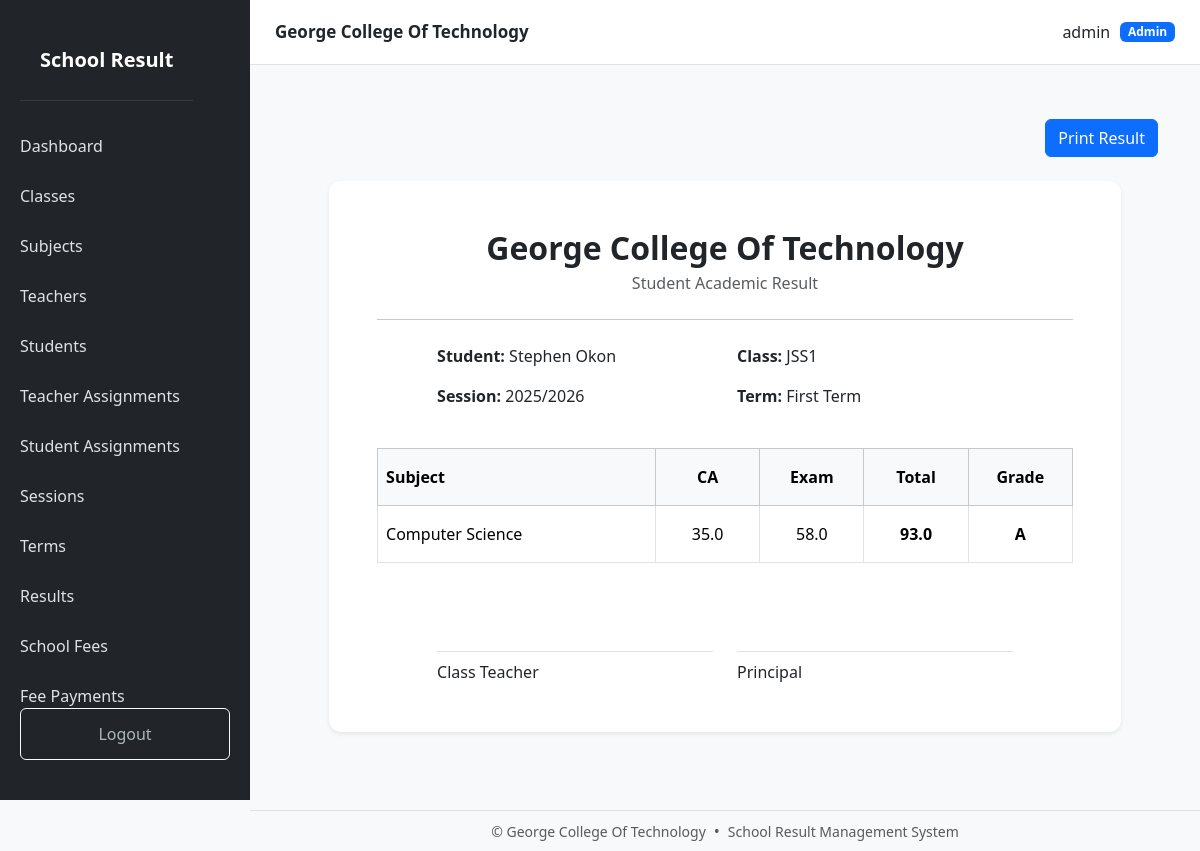
The page /results/1/print (signed in) on the database its author committed.
### models.py (models this page shows, shortened)
class User(UserMixin, db.Model):
    __tablename__ = "users"
    id = db.Column(
        db.Integer,
        primary_key=True
    )
    username = db.Column(
        db.String(100),
        unique=True,
        nullable=False
    )
    password_hash = db.Column(
        db.String(255),
        nullable=False
    )
    role = db.Column(
        db.String(20),
        nullable=False,
        default="student"
    )
    is_active = db.Column(
        db.Boolean,
        default=True
    )
    teacher = db.relationship(
        "Teacher",
        back_populates="user",
        uselist=False
    )
    student = db.relationship(
        "Student",
        back_populates="user",
        uselist=False
    )

class Student(db.Model):
    __tablename__ = "students"
    id = db.Column(
        db.Integer,
        primary_key=True
    )
    user_id = db.Column(
        db.Integer,
        db.ForeignKey("users.id"),
        unique=True,
        nullable=False
    )
    name = db.Column(
        db.String(150),
        nullable=False
    )
    parent_name = db.Column(
        db.String(150)
    )
    age = db.Column(
        db.Integer
    )
    phone = db.Column(
        db.String(30)
    )
    classroom_id = db.Column(
        db.Integer,
        db.ForeignKey("classrooms.id"),
        nullable=True
    )
    is_active = db.Column(
        db.Boolean,
        default=True
    )
    user = db.relationship(
        "User",
        back_populates="student"
    )
    classroom = db.relationship(
        "Classroom",
        back_populates="students"
    )
    results = db.relationship(
        "Result",
        back_populates="student",
        cascade="all, delete-orphan"
    )

class Classroom(db.Model):
    __tablename__ = "classrooms"
    id = db.Column(
        db.Integer,
        primary_key=True
    )
    name = db.Column(
        db.String(100),
        unique=True,
        nullable=False
    )
    created_at = db.Column(
        db.DateTime,
        server_default=db.func.now()
    )
    students = db.relationship(
        "Student",
        back_populates="classroom"
    )
    teacher_assignments = db.relationship(
        "TeacherAssignment",
        back_populates="classroom",
        cascade="all, delete-orphan"
    )
    results = db.relationship(
        "Result",
        back_populates="classroom"
    )

class SchoolSession(db.Model):
    __tablename__ = "school_sessions"
    id = db.Column(
        db.Integer,
        primary_key=True
    )
    year = db.Column(
        db.String(100),
        unique=True,
        nullable=False
    )
    created_at = db.Column(
        db.DateTime,
        server_default=db.func.now()
    )
    results = db.relationship(
        "Result",
        back_populates="session"
    )

class Term(db.Model):
    __tablename__ = "terms"
    id = db.Column(
        db.Integer,
        primary_key=True
    )
    name = db.Column(
        db.String(100),
        unique=True,
        nullable=False
    )
    created_at = db.Column(
        db.DateTime,
        server_default=db.func.now()
    )
    results = db.relationship(
        "Result",
        back_populates="term"
    )

class Subject(db.Model):
    __tablename__ = "subjects"
    id = db.Column(
        db.Integer,
        primary_key=True
    )
    name = db.Column(
        db.String(100),
        unique=True,
        nullable=False
    )
    created_at = db.Column(
        db.DateTime,
        server_default=db.func.now()
    )
    teacher_assignments = db.relationship(
        "TeacherAssignment",
        back_populates="subject",
        cascade="all, delete-orphan"
    )
    results = db.relationship(
        "Result",
        back_populates="subject"
    )

class Result(db.Model):
    __tablename__ = "results"
    id = db.Column(
        db.Integer,
        primary_key=True
    )
    student_id = db.Column(
        db.Integer,
        db.ForeignKey("students.id"),
        nullable=False
    )
    subject_id = db.Column(
        db.Integer,
        db.ForeignKey("subjects.id"),
        nullable=False
    )
    classroom_id = db.Column(
        db.Integer,
        db.ForeignKey("classrooms.id"),
        nullable=False
    )
    session_id = db.Column(
        db.Integer,
        db.ForeignKey("school_sessions.id"),
        nullable=False
    )
    term_id = db.Column(
        db.Integer,
        db.ForeignKey("terms.id"),
        nullable=False
    )
    ca_score = db.Column(
        db.Float,
        default=0
    )
    exam_score = db.Column(
        db.Float,
        default=0
    )
    student = db.relationship(
        "Student",
        back_populates="results"
    )
    subject = db.relationship(
        "Subject",
        back_populates="results"
    )
    classroom = db.relationship(
        "Classroom",
        back_populates="results"
    )
    session = db.relationship(
        "SchoolSession",
        back_populates="results"
    )
    term = db.relationship(
        "Term",
        back_populates="results"
    )
    __table_args__ = (
        db.UniqueConstraint(
            "student_id",
            "subject_id",
            "session_id",
            "term_id",
            name="unique_student_subject_session_term"
        ),
    )
    @property
    def total_score(self):
        return (
            self.ca_score +
            self.exam_score
        )

### routes/result.py (the view, shortened to what this page needs)
@result.route(
    "/<int:id>/print"
)
@login_required
def print_result(id):
    result_obj = db.get_or_404(
        Result,
        id
    )
    return render_template(
        "result/print.html",
        result=result_obj
    )

### templates/result/print.html (shortened to what this page needs)
{% extends "base.html" %}
{% block content %}
<div class="container-fluid py-4">
    <div class="d-flex justify-content-end mb-4 no-print">
        <button
            onclick="window.print()"
            class="btn btn-primary"
        >
            Print Result
        </button>
    </div>
    <div class="row justify-content-center">
        <div class="col-12 col-xl-11">
            <div class="card shadow-sm border-0">
                <div class="card-body p-5">
                    <div class="text-center mb-4">
                        <h2 class="fw-bold mb-1">
                            George College Of Technology
                        </h2>
                        <p class="text-muted mb-0">
                            Student Academic Result
                        </p>
                    </div>
                    <hr class="mb-4">
                    <div class="row justify-content-center mb-4">
                        <div class="col-md-10">
                            <div class="row">
                                <div class="col-md-6 mb-3">
                                    <strong>
                                        Student:
                                    </strong>
                                    {{ result.student.name }}
                                </div>
                                <div class="col-md-6 mb-3">
                                    <strong>
                                        Class:
                                    </strong>
                                    {% if result.classroom %}
                                        {{ result.classroom.name }}
                                    {% else %}
                                        -
                                    {% endif %}
                                </div>
                                <div class="col-md-6 mb-3">
                                    <strong>
                                        Session:
                                    </strong>
                                    {{ result.session.year }}
                                </div>
                                <div class="col-md-6 mb-3">
                                    <strong>
                                        Term:
                                    </strong>
                                    {{ result.term.name }}
                                </div>
                            </div>
                        </div>
                    </div>
                    <div class="table-responsive">
                        <table class="table table-bordered table-hover align-middle w-100">
                            <thead class="table-light">
                                <tr>
                                    <th class="py-3">
                                        Subject
                                    </th>
                                    <th
                                        class="text-center py-3"
                                        style="width: 15%;"
                                    >
                                        CA
                                    </th>
                                    <th
                                        class="text-center py-3"
                                        style="width: 15%;"
                                    >
                                        Exam
                                    </th>
                                    <th
                                        class="text-center py-3"
                                        style="width: 15%;"
                                    >
                                        Total
                                    </th>
                                    <th
                                        class="text-center py-3"
                                        style="width: 15%;"
                                    >
                                        Grade
                                    </th>
                                </tr>
                            </thead>
                            <tbody>
                                <tr>
                                    <td class="py-3">
                                        {{ result.subject.name }}
                                    </td>
                                    <td class="text-center py-3">
                                        {{ result.ca_score }}
                                    </td>
                                    <td class="text-center py-3">
                                        {{ result.exam_score }}
                                    </td>
                                    <td class="text-center py-3 fw-bold">
                                        {{ result.total_score }}
                                    </td>
                                    <td class="text-center py-3 fw-bold">
                                        {% if result.total_score >= 70 %}
                                            A
                                        {% elif result.total_score >= 60 %}
                                            B
                                        {% elif result.total_score >= 50 %}
                                            C
                                        {% elif result.total_score >= 45 %}
                                            D
                                        {% elif result.total_score >= 40 %}
                                            E
                                        {% else %}
                                            F
                                        {% endif %}
                                    </td>
                                </tr>
                            </tbody>
                        </table>
                    </div>
                    <div class="row justify-content-center mt-5">
                        <div class="col-md-10">
                            <div class="row">
                                <div class="col-md-6">
                                    <div class="border-top pt-2 mt-4">
                                        Class Teacher
                                    </div>
                                </div>
                                <div class="col-md-6">
                                    <div class="border-top pt-2 mt-4">
                                        Principal
                                    </div>
                                </div>
                            </div>
                        </div>
                    </div>
                </div>
            </div>
        </div>
    </div>
</div>
{% endblock %}

### templates/base.html (shortened to what this page needs)
<!DOCTYPE html>
<html lang="en">
<head>
    <link
        href="https://cdn.jsdelivr.net/npm/bootstrap@5.3.3/dist/css/bootstrap.min.css"
        rel="stylesheet"
    >
    <link
        rel="stylesheet"
        href="{{ url_for('static', filename='css/style.css') }}"
    >
</head>
<body>
{% if current_user.is_authenticated %}
<div
    class="sidebar"
    id="sidebar"
>
    <div class="sidebar-header">
        <div class="brand">
            School Result
        </div>
    </div>
    {% if current_user.role == "admin" %}
        <a href="{{ url_for('dashboard.index') }}">
            Dashboard
        </a>
        <a href="{{ url_for('classroom.list_classrooms') }}">
            Classes
        </a>
        <a href="{{ url_for('subject.list_subjects') }}">
            Subjects
        </a>
        <a href="{{ url_for('teacher.list_teachers') }}">
            Teachers
        </a>
        <a href="{{ url_for('student.list_students') }}">
            Students
        </a>
        <a href="{{ url_for('assignment.list_assignments') }}">
            Teacher Assignments
        </a>
        <a href="{{ url_for('student.student_assignments') }}">
            Student Assignments
        </a>
        <a href="{{ url_for('session.list_sessions') }}">
            Sessions
        </a>
        <a href="{{ url_for('term.list_terms') }}">
            Terms
        </a>
        <a href="{{ url_for('result.list_results') }}">
            Results
        </a>
        <a href="{{ url_for('fee.school_fees') }}">
            School Fees
        </a>
        <a href="{{ url_for('payment.fee_payments') }}">
            Fee Payments
        </a>
    {% endif %}
    <div class="logout">
        <a
            href="{{ url_for('auth.logout') }}"
            class="btn btn-outline-light w-100"
        >
            Logout
        </a>
    </div>
</div>
<div class="main-content">
    <div class="page-wrapper">
        <div class="topbar">
            <strong class="topbar-title">
                George College Of Technology
            </strong>
            <div class="topbar-user">
                <span>
                    {{ current_user.username }}
                </span>
                <span class="badge bg-primary">
                    {{ current_user.role|capitalize }}
                </span>
            </div>
        </div>
        <main class="content">
            {% block content %}
            {% endblock %}
        </main>
        <footer
            class="no-print border-top bg-light mt-4 py-2"
        >
            <div
                class="container-fluid d-flex justify-content-center align-items-center flex-wrap gap-2"
            >
                <small class="text-muted">
                    &copy; {{ current_year }}
                    George College Of Technology
                </small>
                <span class="text-muted">
                    •
                </span>
                <small class="text-muted">
                    School Result Management System
                </small>
            </div>
        </footer>
    </div>
</div>
{% else %}
<!-- =========================================================
     PUBLIC / AUTH PAGES
========================================================= -->
{% block auth_content %}
{% endblock %}
{% endif %}
</body>
</html>

### rows shown on the page
User: username "admin", role "Admin"
Student: student.name "Stephen Okon"
Classroom: classroom.name "JSS1"
SchoolSession: session.year "2025/2026"
Term: term.name "First Term"
Subject: subject.name "Computer Science"
Result: ca_score "35.0", exam_score "58.0", total_score "93.0"
